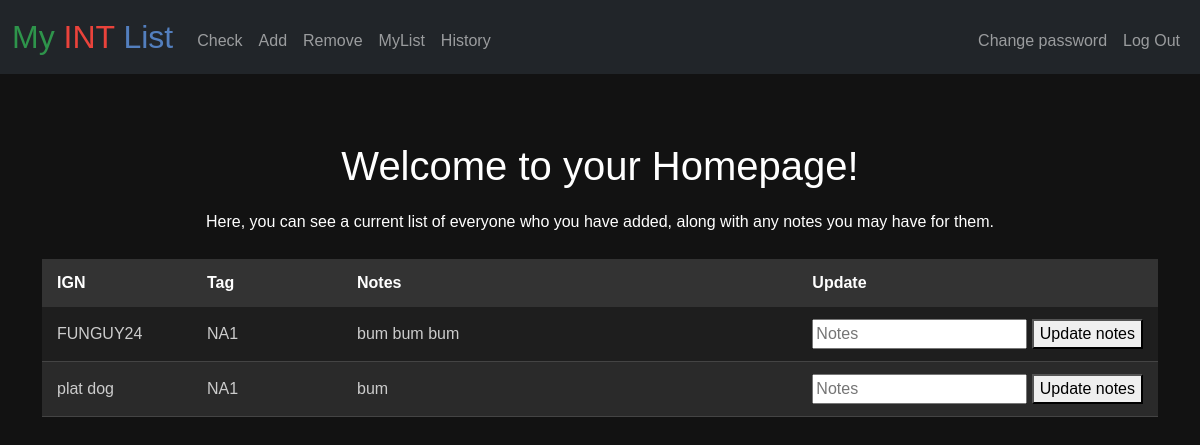
/ (signed in), run on the app's committed database.
### tables this page shows
CREATE TABLE 'int_list' ('id' INTEGER PRIMARY KEY NOT NULL, 'user_id' INTEGER,'summ_name' TEXT,'summ_tag' TEXT, 'puuid' TEXT, 'notes' TEXT DEFAULT 'bum');

### app.py (the view)
@app.route("/", methods=["GET", "POST"])
@login_required
def index():
    ints = db.execute("SELECT summ_name, summ_tag, notes, puuid FROM int_list WHERE user_id = ?", session["user_id"])
    if request.method == "GET":
        return render_template("index.html", ints=ints)
    else:
        notes = request.form.get("notes")
        puuid = request.form.get("puuid")
        db.execute("UPDATE int_list SET notes = ? WHERE user_id = ? AND puuid = ?", notes, session["user_id"], puuid)
        return redirect("/")

### app.py (called while the page is built)
@app.after_request
def after_request(response):
    response.headers["Cache-Control"] = "no-cache, no-store, must-revalidate"
    response.headers["Expires"] = 0
    response.headers["Pragma"] = "no-cache"
    return response

### helpers.py (called while the page is built)
def login_required(f):
    @wraps(f)
    def decorated_function(*args, **kwargs):
        if session.get("user_id") is None:
            return redirect("/login")
        return f(*args, **kwargs)
    return decorated_function

### templates/index.html (shortened to what this page needs)
{% extends "layout.html" %}
{% block main %}
<h1>Welcome to your Homepage!</h1>
<p>Here, you can see a current list of everyone who you have added, along with any notes you may have for them.</p>
<table class="styled-table">
    <thead>
        <tr>
            <th>IGN</th>
            <th>Tag</th>
            <th>Notes</th>
            <th>Update</th>
        </tr>
    </thead>
    <tbody>
        {% for int in ints %}
        <tr>
            <td class="notes-column">{{ int.summ_name }}</td>
            <td class="notes-column">{{ int.summ_tag }}</td>
            <td>{{ int.notes }}</td>
            <td class="notes-column">
                <div class="right-aligned">
                    <form action="/" method="post">
                        <input autocomplete="off" name="notes" placeholder="Notes" type="text">
                        <button type="submit">Update notes</button>
                    </form>
                </div>
            </td>
        </tr>
        {% endfor %}
    </tbody>
</table>
{% endblock %}

### static/styles.css (style rules this page uses)
body { background-color: #121212; color: #ffffff; font-family: Arial, sans-serif; margin: 0; padding: 0; }
h1, p { text-align: center; margin: 20px; }
.styled-table { width: 100%; border-collapse: collapse; margin: 25px 0; font-family: Arial, sans-serif; background-color: #1e1e1e; color: #ccc; }
.styled-table th { background-color: #333; color: #fff; padding: 12px 15px; text-align: left; }
.styled-table td { padding: 12px 15px; text-align: left; border-bottom: 1px solid #444; }
.styled-table tr:nth-child(even) { background-color: #2a2a2a; }
.right-aligned { text-align: right; }
.notes-column { width: 150px; white-space: nowrap; overflow: hidden; text-align: center; }

### data on the page
int_list: summ_name "FUNGUY24", summ_tag "NA1", notes "bum bum bum"
int_list: summ_name "plat dog", summ_tag "NA1", notes "bum"
